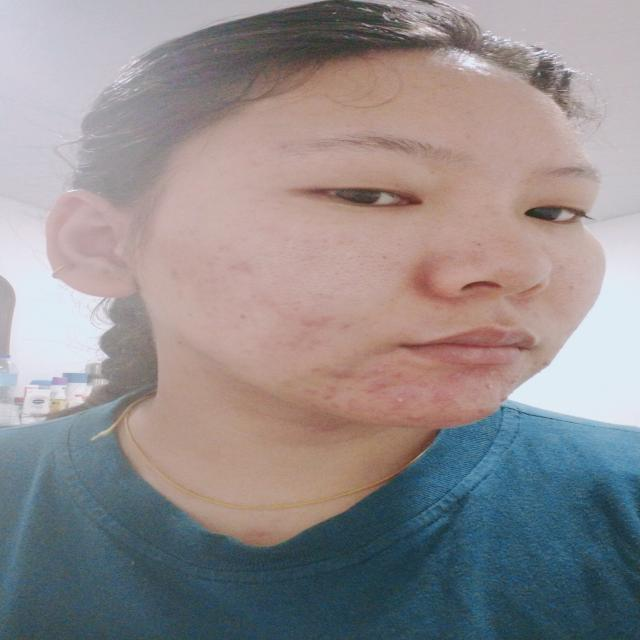
#> input picture Yang mau dikumpul/Dataset/Acne/10/1-2-_jpg.rf.1fcd6581472c267686f8372acf3cf539.jpg, 640 x 640 px; its folder holds only this picture in this run
$ jupyter execute --allow-errors Code_withGamma.ipynb   (older library calls are emulated)
#> lines starting #> are read from the running program, lines starting #| are printed output that depends on the picture; after the words box and inside, x2 and y2 are one past the last pixel; in counts of white or black regions, pixels touching at a corner belong together
[cell 1]
import os
import cv2
import numpy as np
from sklearn.model_selection import train_test_split
from sklearn.svm import SVC
from sklearn.metrics import classification_report, accuracy_score
from skimage.feature import local_binary_pattern, hog, graycomatrix, graycoprops
from sklearn.ensemble import RandomForestClassifier, StackingClassifier, GradientBoostingClassifier
from xgboost import XGBClassifier
import pickle
from sklearn.model_selection import train_test_split
from sklearn.svm import SVC
from sklearn.linear_model import LogisticRegression

[cell 2]
def isskin(image):
    h_min = 0
    h_max = 128
    s_min = 100
    s_max = 150
    v_min = 0
    v_max = 128

    hsv_image = cv2.cvtColor(image, cv2.COLOR_BGR2HSV)

    lower_hsv = np.array([h_min, s_min, v_min])
    upper_hsv = np.array([h_max, s_max, v_max])

    skinMask = cv2.inRange(hsv_image, lower_hsv, upper_hsv)

    kernel = cv2.getStructuringElement(cv2.MORPH_ELLIPSE, (5, 5))
    skinMask = cv2.erode(skinMask, kernel, iterations=2)
    skinMask = cv2.dilate(skinMask, kernel, iterations=2)

    skinMask = cv2.GaussianBlur(skinMask, (5, 5), 0)

    skin = cv2.bitwise_and(image, image, mask=skinMask)

    # alpha = np.uint8(skinMask > 0) * 255
    # result = cv2.merge((skin, alpha))

    return skin

[cell 3]
def apply_gamma_correction(image, gamma=1.0):
    inv_gamma = 1.0 / gamma
    table = np.array([((i / 255.0) ** inv_gamma) * 255 for i in range(256)]).astype("uint8")
    return cv2.LUT(image, table)

[cell 4]
# Skin Segmentation
def extract_skin_and_preprocess(img):
    skin_img = isskin(img)

    corrected = apply_gamma_correction(skin_img)
    denoised = cv2.fastNlMeansDenoising(corrected, h=10)
    img_resized = cv2.resize(denoised, (128, 128))

    return img_resized

[cell 5]
def load_data(dataset_path):
#> called with dataset_path = 'Dataset'
    classes = {'Acne': 0, 'Bags': 1, 'Redness': 2}
    X, y = [], []

    for class_name, label in classes.items():
        class_path = os.path.join(dataset_path, class_name)
        if not os.path.exists(class_path):
            print(f"Folder not found: {class_path}")
            continue
        for subfolder in os.listdir(class_path):
            subfolder_path = os.path.join(class_path, subfolder)
            if os.path.isdir(subfolder_path):
                for img_name in os.listdir(subfolder_path):
                    img_path = os.path.join(subfolder_path, img_name)
                    img = cv2.imread(img_path)
#> img is the input picture: shape (640, 640, 3); mean B, G, R 141.7, 140.3, 146.3
                    if img is not None:
                        img = extract_skin_and_preprocess(img)
#> in isskin, `hsv_image = cv2.cvtColor(image, cv2.COLOR_BGR2HSV)`: hsv_image: shape (640, 640, 3); mean H, S, V 65.1, 62.5, 160.9
#> in isskin, `skinMask = cv2.inRange(hsv_image, lower_hsv, upper_hsv)`:
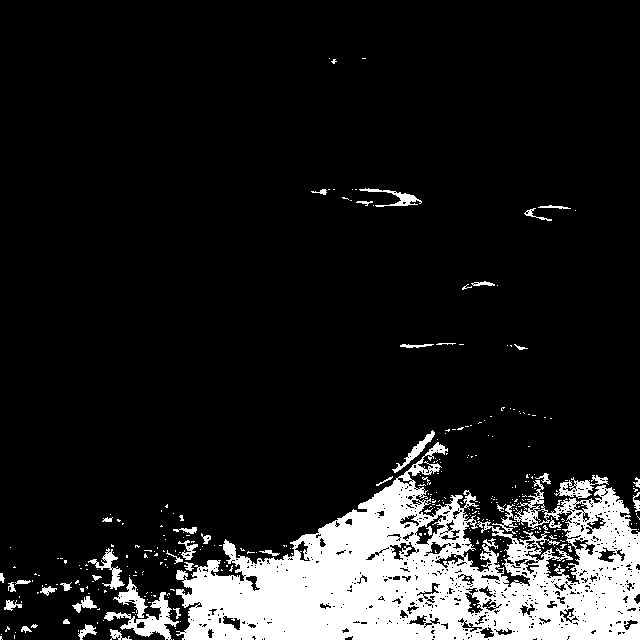
#> skinMask: shape (640, 640); 12.6% white; 343 white regions (298 under 20 px), largest, box (x1, y1, x2, y2) and area: (176, 442, 640, 640) 45220, (104, 592, 179, 640) 1064, (554, 475, 609, 499) 499
#> in isskin, `skinMask = cv2.erode(skinMask, kernel, iterations=2)`:
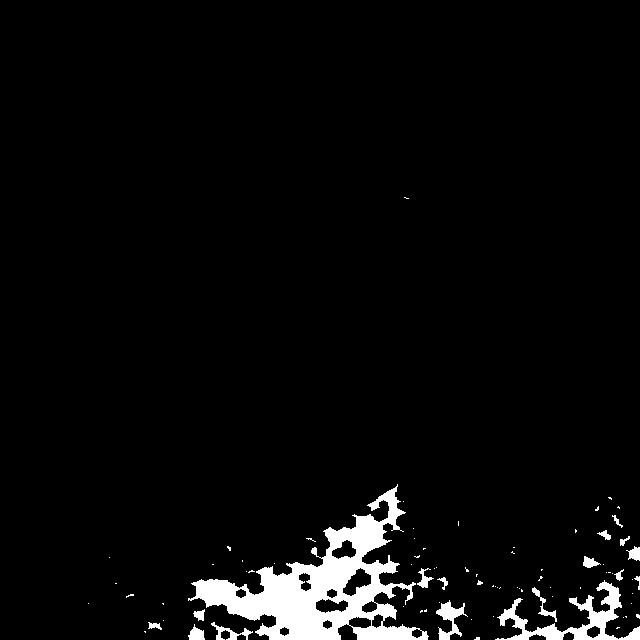
#> skinMask: shape (640, 640); 4.1% white; 80 white regions (63 under 20 px), largest, box (x1, y1, x2, y2) and area: (188, 484, 429, 640) 12305, (495, 580, 640, 640) 2322, (436, 600, 468, 640) 511
#> in isskin, `skinMask = cv2.dilate(skinMask, kernel, iterations=2)`:
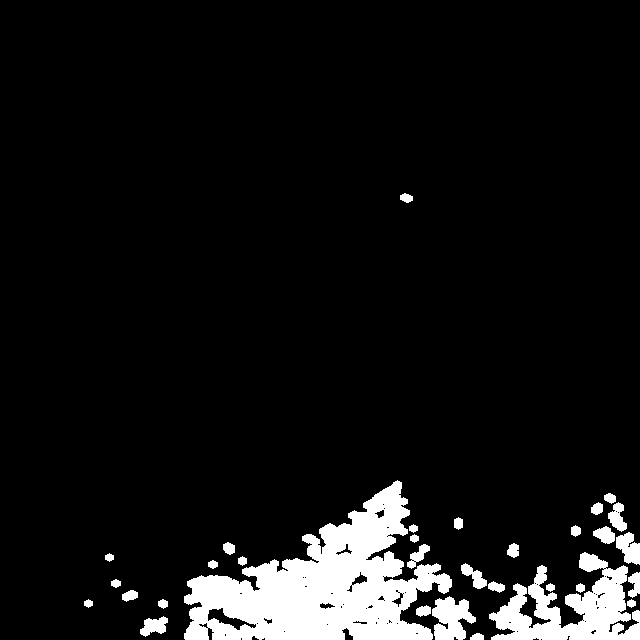
#> skinMask: shape (640, 640); 8% white; 32 white regions, largest, box (x1, y1, x2, y2) and area: (184, 480, 452, 640) 20795, (489, 552, 640, 640) 6559, (432, 596, 476, 640) 1276
#> in isskin, `skin = cv2.bitwise_and(image, image, mask=skinMask)`:
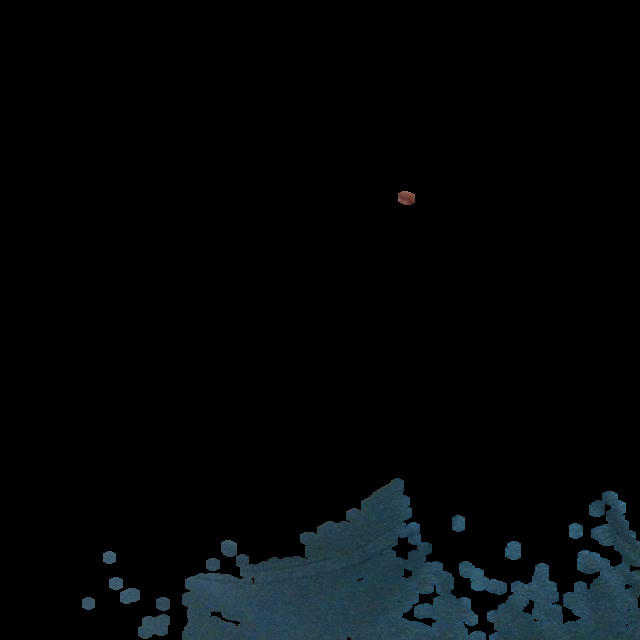
#> skin: shape (640, 640, 3); mean B, G, R 8.3, 7, 4.2
                        X.append(img)
                        y.append(label)
                    else:
                        print(f"Failed to load image: {img_path}")
#> pass 2 of the loop in load_data, `for class_name, label in classes.items():`:
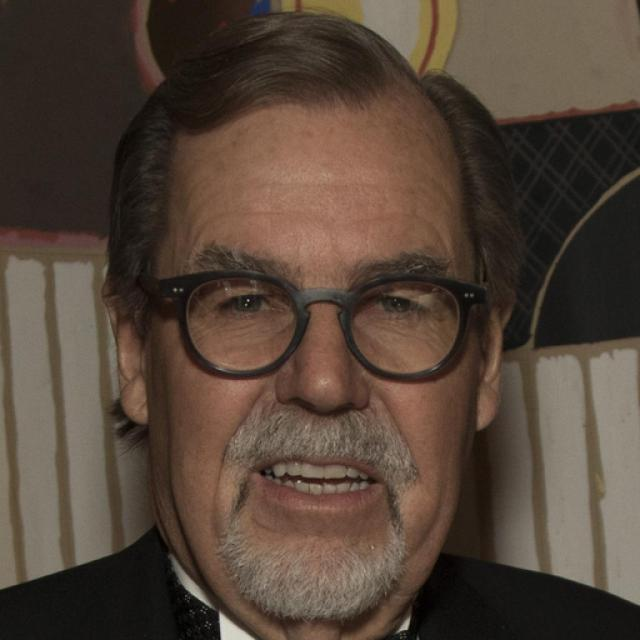
#> input picture Yang mau dikumpul/Dataset/Bags/20/00401_png_jpg.rf.c0473767c0155ffc1ba8cc85adc5cfa3.jpg, 640 x 640 px
#> in load_data, img is the input picture: shape (640, 640, 3); mean B, G, R 56.8, 68.5, 84.2
#> hsv_image: shape (640, 640, 3); mean H, S, V 15.7, 81.5, 84.2
#> in isskin (call 2), `skinMask = cv2.inRange(hsv_image, lower_hsv, upper_hsv)`:
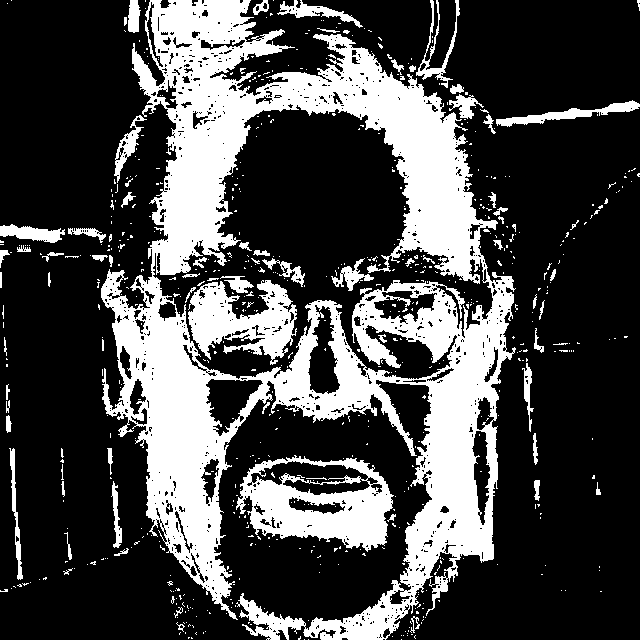
#> skinMask: shape (640, 640); 28.3% white; 656 white regions (582 under 20 px), largest, box (x1, y1, x2, y2) and area: (101, 0, 516, 640) 91387, (236, 455, 394, 552) 7836, (188, 280, 297, 365) 5031
#> in extract_skin_and_preprocess (call 2), `img_resized = cv2.resize(denoised, (128, 128))`:
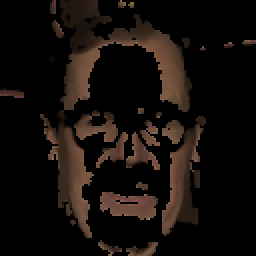
#> img_resized: shape (128, 128, 3) (shown 2 times larger); mean B, G, R 11.2, 14.5, 20.3

    print(f"Loaded {len(X)} images from {len(classes)} classes.")
#| Loaded 2 images from 3 classes.
    return np.array(X), np.array(y)

[cell 6]
# Load data
dataset_path = 'Dataset'
X, y = load_data(dataset_path)
#> y = [0, 1]

[cell 7]
# LBP Feature Extraction
def extract_lbp_features(img, P=8, R=1):
    # gray = cv2.cvtColor(img, cv2.COLOR_BGR2GRAY)
    if len(img.shape) == 3:  # If the image has 3 channels
        gray = cv2.cvtColor(img, cv2.COLOR_BGR2GRAY)
    else:
        gray = img  # Already grayscale
    lbp = local_binary_pattern(gray, P=P, R=R, method='uniform')
    hist, _ = np.histogram(lbp, bins=np.arange(0, P+3), range=(0, P+2))
    hist = hist.astype('float')
    hist /= (hist.sum() + 1e-6)
    return hist

# HOG Feature Extraction
def extract_hog_features(img, orientations=9, pixels_per_cell=(8, 8), cells_per_block=(2, 2)):
    # gray = cv2.cvtColor(img, cv2.COLOR_BGR2GRAY)
    if len(img.shape) == 3:  # If the image has 3 channels
        gray = cv2.cvtColor(img, cv2.COLOR_BGR2GRAY)
    else:
        gray = img
    features, _ = hog(gray, orientations=orientations, pixels_per_cell=pixels_per_cell, cells_per_block=cells_per_block, block_norm='L2-Hys', visualize=True)
    return features

# Color Histogram Feature Extraction
def extract_color_features(img, h_range=(0, 128), s_range=(100, 150), v_range=(0, 128)):
    # bgr = cv2.cvtColor(img, cv2.COLOR_GRAY2BGR)
    if len(img.shape) != 3 or img.shape[2] < 3:  # Ensure the image has 3 channels
        img = cv2.cvtColor(img, cv2.COLOR_GRAY2BGR)
    hsv = cv2.cvtColor(img, cv2.COLOR_BGR2HSV)
    hist_h = cv2.calcHist([hsv], [0], None, [256], h_range)
    hist_s = cv2.calcHist([hsv], [1], None, [256], s_range)
    hist_v = cv2.calcHist([hsv], [2], None, [256], v_range)
    hist_h /= hist_h.sum() + 1e-6
    hist_s /= hist_s.sum() + 1e-6
    hist_v /= hist_v.sum() + 1e-6
    return np.concatenate([hist_h.flatten(), hist_s.flatten(), hist_v.flatten()])

# GLCM Feature Extraction
def extract_glcm_features(img, distances=[5], angles=[0], properties=('contrast', 'dissimilarity', 'homogeneity', 'energy', 'correlation')):
    # gray = cv2.cvtColor(img, cv2.COLOR_BGR2GRAY)
    if len(img.shape) == 3:  # If the image has 3 channels
        gray = cv2.cvtColor(img, cv2.COLOR_BGR2GRAY)
    else:
        gray = img  # Already grayscale
    glcm = graycomatrix(gray, distances=distances, angles=angles, levels=256, symmetric=True, normed=True)
    glcm_features = []
    for prop in properties:
        glcm_features.append(graycoprops(glcm, prop).flatten())
    return np.concatenate(glcm_features)

# Combined Feature Extraction
def extract_combined_features(img, h_range=(0, 128), s_range=(100, 150), v_range=(0, 128)):
    lbp_features = extract_lbp_features(img)
    hog_features = extract_hog_features(img)
    color_features = extract_color_features(img,
                                            h_range, s_range, v_range)
    glcm_features = extract_glcm_features(img)
    return np.concatenate([lbp_features, hog_features, color_features, glcm_features])
    # return hog_features

## HOG FEATURE EXTRACTION ONLY

[cell 8]
X_hog = np.array([extract_hog_features(img) for img in X])
#> in extract_hog_features, `gray = cv2.cvtColor(img, cv2.COLOR_BGR2GRAY)`:
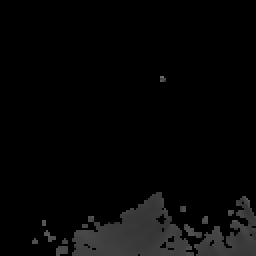
#> gray: shape (128, 128) (shown 2 times larger); min 0, max 112, mean 6.3
#> in extract_hog_features, `features, _ = hog(gray, orientations=orientations, pixels_per_cell=pix..`: features = 8100 values, max 1 at index 1935, min 0 at index 0, mean 0.0235
#> call 2 of extract_hog_features, with orientations = 9, pixels_per_cell = (8, 8), cells_per_block = (2, 2)
#> in extract_hog_features (call 2), `gray = cv2.cvtColor(img, cv2.COLOR_BGR2GRAY)`:
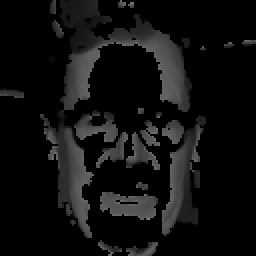
#> gray: shape (128, 128) (shown 2 times larger); min 0, max 145, mean 15.8
#> in extract_hog_features (call 2), `features, _ = hog(gray, orientations=orientations, pixels_per_cell=pix..`: features = 8100 values, max 1 at index 384, min 0 at index 0, mean 0.0782
X_train_hog, X_val_hog, y_train_hog, y_val_hog = train_test_split(X_hog, y, test_size=0.2, random_state=42)
#> y_train_hog = [0]; y_val_hog = [1]

#> (a cell that did not finish here is left out)

[cell 10]
### NON STACKING HOG ONLY MODELS ACCURACY

print(f"Validation Accuracy (HOG Only) With Logistic Regression With Gamma Correction:")
#> (the rest of this cell did not finish here and is left out)

#> (a cell that did not finish here is left out)

[cell 12]
### HOG ONLY STACKING MODELS ACCURACY

print(f"Validation Accuracy (HOG Only) Stacking With Logistic Regression With Gamma Correction:")
#> (the rest of this cell did not finish here and is left out)

## COMBINED FEATURE EXTRACTION

[cell 13]
X_features = np.array([extract_combined_features(img, h_range=(0, 128), s_range=(100, 150), v_range=(0, 128)) for img in X])
#> in extract_lbp_features, `lbp = local_binary_pattern(gray, P=P, R=R, method='uniform')`:
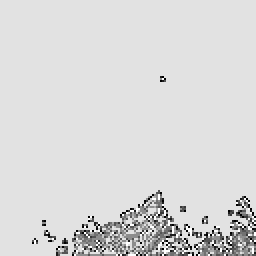
#> lbp: shape (128, 128) float64 (shown 2 times larger); min 0, max 9, mean 7.67; drawn with min black and max white
#> in extract_lbp_features, `hist, _ = np.histogram(lbp, bins=np.arange(0, P+3), range=(0, P+2))`: hist = [110, 109, 71, 260, 171, 389, 82, 143, 14855, 194]
#> in extract_lbp_features, `hist /= (hist.sum() + 1e-6)`: hist = [0.00671, 0.00665, 0.00433, 0.0159, 0.0104, 0.0237, 0.005, 0.00873, 0.907, 0.0118]
#> in extract_combined_features, `lbp_features = extract_lbp_features(img)`: lbp_features has the same summary as hist in extract_lbp_features
#> in extract_combined_features, `hog_features = extract_hog_features(img)`: hog_features = 8100 values, max 1 at index 1935, min 0 at index 0, mean 0.0235
#> in extract_color_features, `hsv = cv2.cvtColor(img, cv2.COLOR_BGR2HSV)`: hsv: shape (128, 128, 3); mean H, S, V 10.4, 13.4, 8.3
#> in extract_color_features, `hist_h = cv2.calcHist([hsv], [0], None, [256], h_range)`: hist_h = 256 values, max 14672 at index 0, min 0 at index 1, mean 64
#> in extract_color_features, `hist_s = cv2.calcHist([hsv], [1], None, [256], s_range)`: hist_s = 256 values, max 112 at index 148, min 0 at index 1, mean 6.24
#> in extract_color_features, `hist_v = cv2.calcHist([hsv], [2], None, [256], v_range)`: hist_v = 256 values, max 14668 at index 0, min 0 at index 1, mean 63.99
#> in extract_color_features, `hist_h /= hist_h.sum() + 1e-6`: hist_h = 256 values, max 0.896 at index 0, min 0 at index 1, mean 0.00391
#> in extract_color_features, `hist_s /= hist_s.sum() + 1e-6`: hist_s = 256 values, max 0.0701 at index 148, min 0 at index 1, mean 0.00391
#> in extract_color_features, `hist_v /= hist_v.sum() + 1e-6`: hist_v = 256 values, max 0.895 at index 0, min 0 at index 1, mean 0.00391
#> in extract_combined_features, `color_features = extract_color_features(img, h_range, s_range, v_range)`: color_features = 768 values, max 0.896 at index 0, min 0 at index 1, mean 0.00391
#> after the loop in extract_glcm_features, `for prop in properties:`: glcm_features = [[220.4], [3.52], [0.894], [0.871], [0.691]]
#> in extract_combined_features, `glcm_features = extract_glcm_features(img)`: glcm_features = [220.4, 3.52, 0.894, 0.871, 0.691]
#> call 2 of extract_lbp_features, with P = 8, R = 1
#> in extract_lbp_features (call 2), `lbp = local_binary_pattern(gray, P=P, R=R, method='uniform')`:
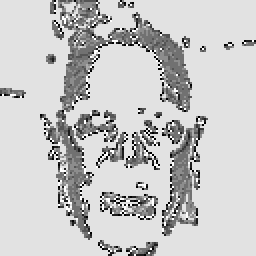
#> lbp: shape (128, 128) float64 (shown 2 times larger); min 0, max 9, mean 7.02; drawn with min black and max white
#> in extract_lbp_features (call 2), `hist, _ = np.histogram(lbp, bins=np.arange(0, P+3), range=(0, P+2))`: hist = [257, 301, 158, 613, 1331, 836, 156, 121, 12230, 381]
#> in extract_lbp_features (call 2), `hist /= (hist.sum() + 1e-6)`: hist = [0.0157, 0.0184, 0.00964, 0.0374, 0.0812, 0.051, 0.00952, 0.00739, 0.746, 0.0233]
#> in extract_color_features (call 2), `hsv = cv2.cvtColor(img, cv2.COLOR_BGR2HSV)`: hsv: shape (128, 128, 3); mean H, S, V 2.9, 30.7, 20.3
X_train, X_val, y_train, y_val = train_test_split(X_features, y, test_size=0.2, random_state=42)
#> y_train = [0]; y_val = [1]
